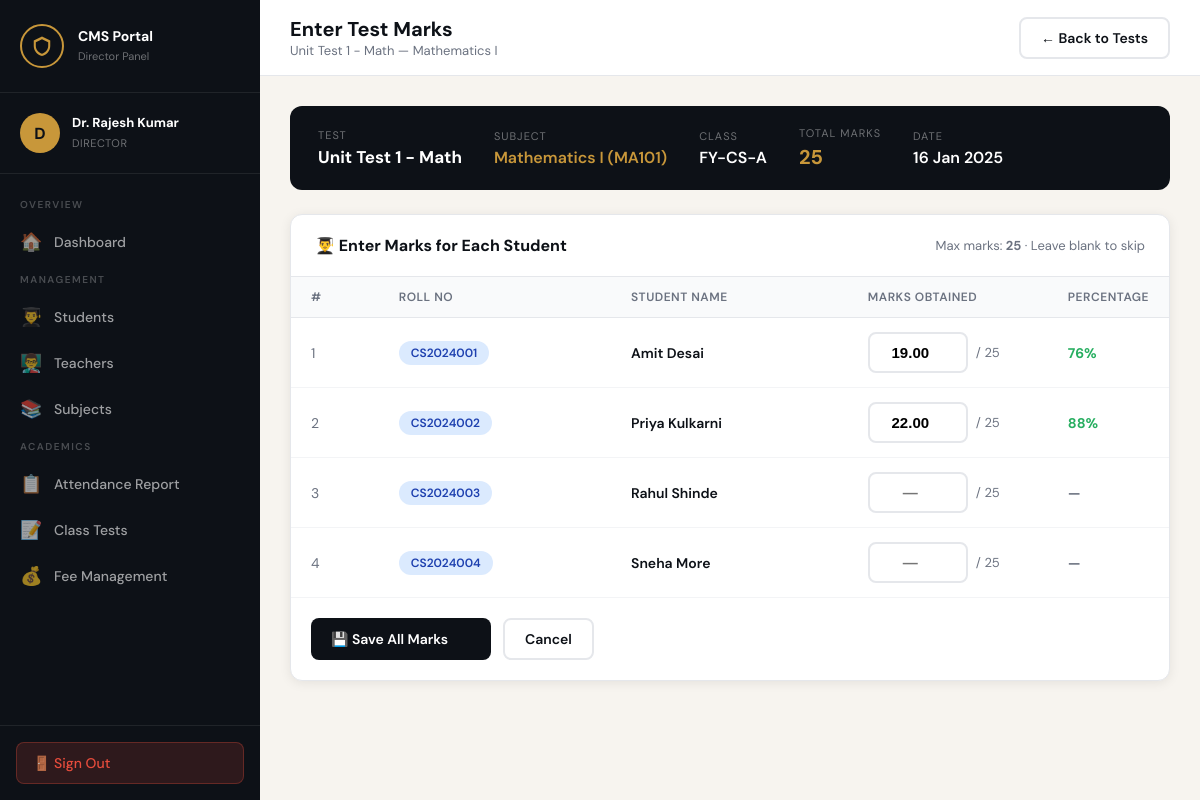
/tests/submit.php?test_id=2 (signed in), run on the app's committed database.
### tables this page shows
CREATE TABLE class_tests (
    id INT AUTO_INCREMENT PRIMARY KEY,
    title VARCHAR(200) NOT NULL,
    subject_id INT NOT NULL,
    class_id INT NOT NULL,
    teacher_id INT NOT NULL,
    total_marks INT NOT NULL,
    test_date DATE NOT NULL,
    created_at TIMESTAMP DEFAULT CURRENT_TIMESTAMP,
    FOREIGN KEY (subject_id) REFERENCES subjects(id) ON DELETE CASCADE,
    FOREIGN KEY (class_id) REFERENCES classes(id) ON DELETE CASCADE,
    FOREIGN KEY (teacher_id) REFERENCES teachers(id) ON DELETE CASCADE
);

CREATE TABLE subjects (
    id INT AUTO_INCREMENT PRIMARY KEY,
    name VARCHAR(100) NOT NULL,
    code VARCHAR(20) UNIQUE NOT NULL,
    department_id INT,
    class_id INT,
    teacher_id INT,
    credits INT DEFAULT 3,
    FOREIGN KEY (department_id) REFERENCES departments(id) ON DELETE SET NULL,
    FOREIGN KEY (class_id) REFERENCES classes(id) ON DELETE SET NULL,
    FOREIGN KEY (teacher_id) REFERENCES teachers(id) ON DELETE SET NULL
);

CREATE TABLE classes (
    id INT AUTO_INCREMENT PRIMARY KEY,
    name VARCHAR(50) NOT NULL,
    section VARCHAR(10),
    department_id INT,
    semester INT,
    academic_year VARCHAR(10),
    FOREIGN KEY (department_id) REFERENCES departments(id) ON DELETE SET NULL
);

CREATE TABLE students (
    id INT AUTO_INCREMENT PRIMARY KEY,
    user_id INT UNIQUE,
    roll_number VARCHAR(30) UNIQUE NOT NULL,
    class_id INT,
    department_id INT,
    admission_year YEAR,
    date_of_birth DATE,
    gender ENUM('male','female','other'),
    guardian_name VARCHAR(100),
    guardian_phone VARCHAR(15),
    total_fees DECIMAL(10,2) DEFAULT 0,
    fees_paid DECIMAL(10,2) DEFAULT 0,
    FOREIGN KEY (user_id) REFERENCES users(id) ON DELETE CASCADE,
    FOREIGN KEY (class_id) REFERENCES classes(id) ON DELETE SET NULL,
    FOREIGN KEY (department_id) REFERENCES departments(id) ON DELETE SET NULL
);

CREATE TABLE users (
    id INT AUTO_INCREMENT PRIMARY KEY,
    name VARCHAR(100) NOT NULL,
    email VARCHAR(100) UNIQUE NOT NULL,
    password VARCHAR(255) NOT NULL,
    role ENUM('director','coordinator','faculty','student') NOT NULL,
    profile_pic VARCHAR(255) DEFAULT 'default.png',
    phone VARCHAR(15),
    address TEXT,
    is_active TINYINT(1) DEFAULT 1,
    created_at TIMESTAMP DEFAULT CURRENT_TIMESTAMP
);

### tests/submit.php (the view, shortened to what this page needs)
<?php
require_once __DIR__ . '/../auth/session.php';
$testId = isset($_GET['test_id']) ? (int)$_GET['test_id'] : 0;
$test = $conn->query("
    SELECT ct.*, s.name as subject_name, s.code, c.name as class_name, c.id as class_id_val, u.name as teacher_name
    FROM class_tests ct
    JOIN subjects s ON ct.subject_id=s.id
    JOIN classes c ON ct.class_id=c.id
    JOIN teachers t ON ct.teacher_id=t.id
    JOIN users u ON t.user_id=u.id
    WHERE ct.id=$testId
")->fetch_assoc();
$students = $conn->query("
    SELECT s.id, s.roll_number, u.name,
        (SELECT marks_obtained FROM test_results WHERE test_id=$testId AND student_id=s.id) as existing_marks
    FROM students s
    JOIN users u ON s.user_id=u.id
    WHERE s.class_id={$test['class_id_val']}
    ORDER BY s.roll_number
");
include __DIR__ . '/../includes/header.php';
?>
<div class="main">
  <div class="topbar">
    <div class="topbar-title">
      <h2>Enter Test Marks</h2>
      <p><?= htmlspecialchars($test['title']) ?> — <?= htmlspecialchars($test['subject_name']) ?></p>
    </div>
    <div class="topbar-right">
      <a href="list.php" class="btn btn-outline">← Back to Tests</a>
    </div>
  </div>
  <div class="content">
    <div style="background:var(--ink);color:#fff;border-radius:12px;padding:20px 28px;margin-bottom:24px;display:flex;gap:32px;flex-wrap:wrap;align-items:center">
      <div>
        <div style="font-size:11px;color:rgba(255,255,255,0.4);text-transform:uppercase;letter-spacing:1px;margin-bottom:4px">Test</div>
        <div style="font-weight:700;font-size:17px"><?= htmlspecialchars($test['title']) ?></div>
      </div>
      <div>
        <div style="font-size:11px;color:rgba(255,255,255,0.4);text-transform:uppercase;letter-spacing:1px;margin-bottom:4px">Subject</div>
        <div style="font-weight:600;color:var(--gold)"><?= htmlspecialchars($test['subject_name']) ?> (<?= $test['code'] ?>)</div>
      </div>
      <div>
        <div style="font-size:11px;color:rgba(255,255,255,0.4);text-transform:uppercase;letter-spacing:1px;margin-bottom:4px">Class</div>
        <div style="font-weight:600"><?= htmlspecialchars($test['class_name']) ?></div>
      </div>
      <div>
        <div style="font-size:11px;color:rgba(255,255,255,0.4);text-transform:uppercase;letter-spacing:1px;margin-bottom:4px">Total Marks</div>
        <div style="font-weight:700;font-size:20px;color:var(--gold)"><?= $test['total_marks'] ?></div>
      </div>
      <div>
        <div style="font-size:11px;color:rgba(255,255,255,0.4);text-transform:uppercase;letter-spacing:1px;margin-bottom:4px">Date</div>
        <div style="font-weight:600"><?= date('d M Y', strtotime($test['test_date'])) ?></div>
      </div>
    </div>
    <form method="POST">
      <div class="table-card">
        <div class="table-card-header">
          <h3>👨‍🎓 Enter Marks for Each Student</h3>
          <div style="font-size:13px;color:#6b7280">Max marks: <strong><?= $test['total_marks'] ?></strong> · Leave blank to skip</div>
        </div>
        <div class="table-responsive">
          <table>
            <thead>
              <tr>
                <th>#</th>
                <th>Roll No</th>
                <th>Student Name</th>
                <th style="width:200px">Marks Obtained</th>
                <th style="width:120px">Percentage</th>
              </tr>
            </thead>
            <tbody>
            <?php if($students && $students->num_rows > 0): $i=1; while($st=$students->fetch_assoc()): ?>
              <tr>
                <td style="color:#6b7280"><?= $i++ ?></td>
                <td><span class="badge badge-blue"><?= htmlspecialchars($st['roll_number']) ?></span></td>
                <td style="font-weight:600"><?= htmlspecialchars($st['name']) ?></td>
                <td>
                  <div style="display:flex;align-items:center;gap:8px">
                    <input
                      type="number"
                      name="marks[<?= $st['id'] ?>]"
                      value="<?= $st['existing_marks'] !== null ? $st['existing_marks'] : '' ?>"
                      min="0"
                      max="<?= $test['total_marks'] ?>"
                      step="0.5"
                      placeholder="—"
                      class="marks-input"
                      data-max="<?= $test['total_marks'] ?>"
                      data-row="<?= $st['id'] ?>"
                      oninput="updatePct(this)"
                      style="width:100px;padding:10px 14px;border:2px solid #e5e7eb;border-radius:8px;font-size:15px;font-weight:700;outline:none;text-align:center;transition:border-color 0.2s"
                    >
                    <span style="color:#6b7280;font-size:13px">/ <?= $test['total_marks'] ?></span>
                  </div>
                </td>
                <td>
                  <span id="pct_<?= $st['id'] ?>" style="font-size:14px;font-weight:700;color:#6b7280">
                    <?php if($st['existing_marks'] !== null):
                      $p = $test['total_marks'] > 0 ? round($st['existing_marks']/$test['total_marks']*100) : 0;
                      $col = $p>=75?'#27ae60':($p>=40?'#e67e22':'#e74c3c');
                      echo "<span style='color:$col'>$p%</span>";
                    else: echo '—'; endif; ?>
                  </span>
                </td>
              </tr>
            <?php endwhile; else: ?>
              <tr><td colspan="5" style="text-align:center;padding:40px;color:#6b7280">No students found in this class</td></tr>
            <?php endif; ?>
            </tbody>
          </table>
        </div>
        <div style="padding:20px;border-top:1px solid #f3f4f6;display:flex;gap:12px">
          <button type="submit" class="btn btn-primary" style="min-width:180px">💾 Save All Marks</button>
          <a href="list.php" class="btn btn-outline">Cancel</a>
        </div>
      </div>
    </form>
  </div>
</div>
<?php include __DIR__ . '/../includes/footer.php'; ?>

### assets/css/style.css (style rules this page uses)
:root { --ink: #0d1117; --ink2: #1a2236; --gold: #c8973a; --gold-light: #e8c87a; --paper: #f7f4ef; --cream: #ede9e0; --sidebar-w: 260px; --red: #e74c3c; --green: #27ae60; --blue: #2980b9; --purple: #8e44ad; --orange: #e67e22; --gray: #6b7280; --border: #e5e7eb; --card-shadow: 0 2px 12px rgba(0,0,0,0.08); --radius: 12px; }
* { margin: 0; padding: 0; box-sizing: border-box; }
body { font-family: 'DM Sans', sans-serif; background: var(--paper); color: var(--ink); min-height: 100vh; display: flex; }
.main { margin-left: var(--sidebar-w); flex: 1; min-height: 100vh; display: flex; flex-direction: column; }
.topbar { background: #fff; border-bottom: 1px solid var(--border); padding: 16px 30px; display: flex; align-items: center; justify-content: space-between; position: sticky; top: 0; z-index: 50; }
.topbar-title h2 { font-size: 20px; font-weight: 700; color: var(--ink); }
.topbar-title p { font-size: 13px; color: var(--gray); }
.topbar-right { display: flex; align-items: center; gap: 16px; }
.content { padding: 30px; flex: 1; }
.table-card { background: #fff; border-radius: var(--radius); box-shadow: var(--card-shadow); border: 1px solid var(--border); overflow: hidden; margin-bottom: 24px; }
.table-card-header { padding: 20px 24px; border-bottom: 1px solid var(--border); display: flex; align-items: center; justify-content: space-between; }
.table-card-header h3 { font-size: 16px; font-weight: 700; }
.table-responsive { overflow-x: auto; }
table { width: 100%; border-collapse: collapse; }
thead { background: #f9fafb; }
th { padding: 12px 20px; text-align: left; font-size: 12px; text-transform: uppercase; letter-spacing: 0.5px; color: var(--gray); font-weight: 600; border-bottom: 1px solid var(--border); }
td { padding: 14px 20px; font-size: 14px; border-bottom: 1px solid #f3f4f6; vertical-align: middle; }
tr:last-child td { border-bottom: none; }
.badge { display: inline-block; padding: 4px 12px; border-radius: 30px; font-size: 12px; font-weight: 600; }
.badge-blue { background: #dbeafe; color: #1e40af; }
.btn { display: inline-flex; align-items: center; gap: 8px; padding: 10px 20px; border-radius: 8px; font-size: 14px; font-weight: 600; cursor: pointer; transition: all 0.2s; border: none; text-decoration: none; font-family: 'DM Sans', sans-serif; }
.btn-primary { background: var(--ink); color: #fff; }
.btn-outline { background: transparent; border: 2px solid var(--border); color: var(--ink); }

### data on the page
class_tests: title "Unit Test 1 - Math", subject.name "Mathematics I", subject.code "MA101", class.name "FY-CS-A", total_marks "25", test_date "16 Jan 2025"
students: roll_number "CS2024001", user.name "Amit Desai", id.total_marks "19.00", p "76"
students: roll_number "CS2024002", user.name "Priya Kulkarni", id.total_marks "22.00", p "88"
students: roll_number "CS2024003", user.name "Rahul Shinde"
students: roll_number "CS2024004", user.name "Sneha More"

### other printed values
$initials "D"
$_SESSION['name'] "Dr. Rajesh Kumar"
$icon "🏠 👨‍🎓 👨‍🏫 📚 📋 📝 💰"
$label "Dashboard Students Teachers Subjects Attendance Report Class Tests Fee Management"
